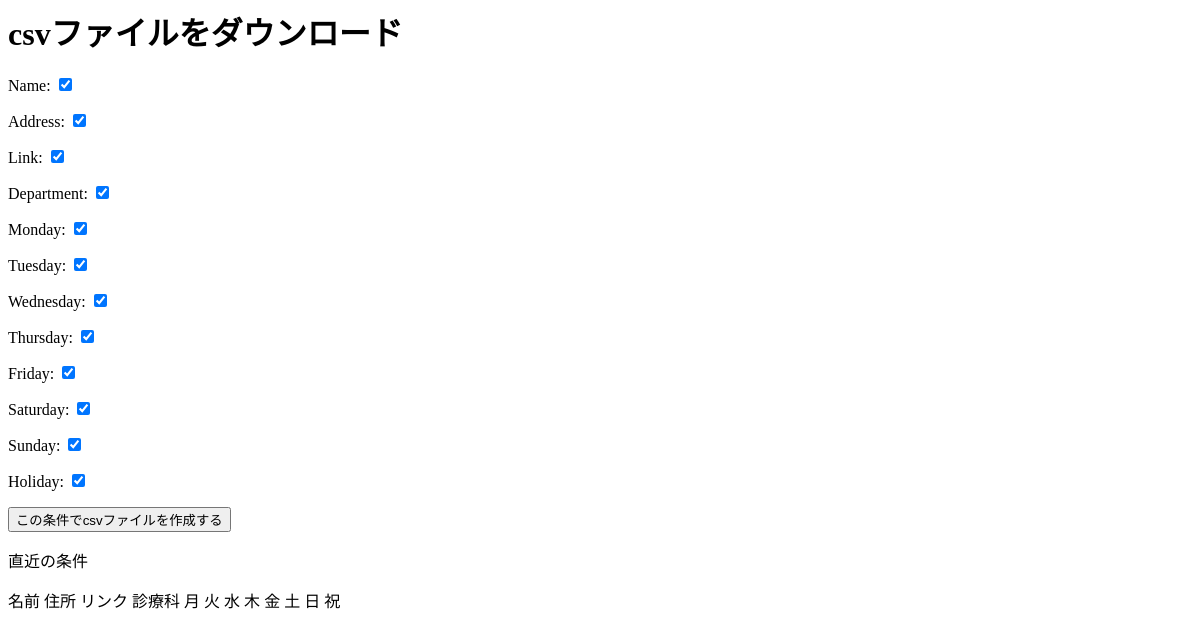
The app's page /, older data.
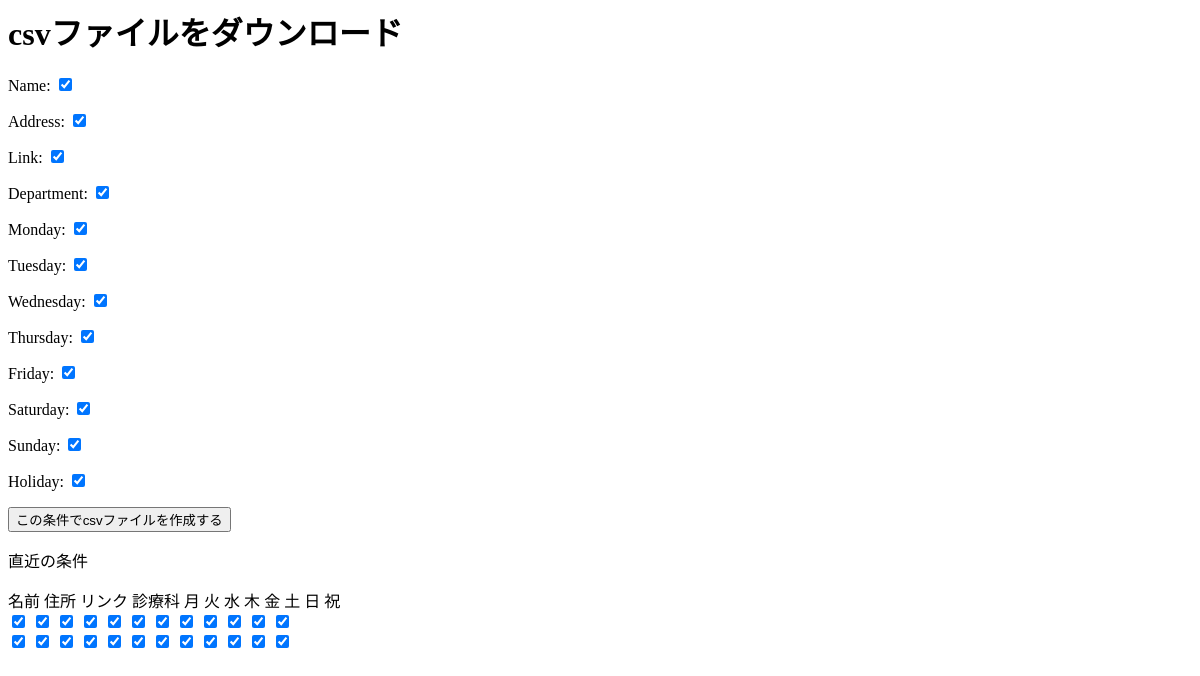
The same page, newer data.
### clinic_scraping/models.py (models this page shows, shortened)
class Condition(models.Model):
  name = models.BooleanField(verbose_name='name',default=True)
  address = models.BooleanField(verbose_name='address',default=True)
  department = models.BooleanField(verbose_name='department',default=True)
  link = models.BooleanField(verbose_name='link',default=True)
  monday = models.BooleanField(verbose_name='monday',default=True)
  tuesday = models.BooleanField(verbose_name='tuesday',default=True)
  wednesday = models.BooleanField(verbose_name='wednesday',default=True)
  thursday = models.BooleanField(verbose_name='thursday',default=True)
  friday = models.BooleanField(verbose_name='friday',default=True)
  saturday = models.BooleanField(verbose_name='saturday',default=True)
  sunday = models.BooleanField(verbose_name='sunday',default=True)
  holiday = models.BooleanField(verbose_name='holiday',default=True)

### clinic_scraping/views.py (the view)
# urls.py: path('', views.scraping, name='index'),
def scraping(request):
    if request.method == 'POST':
        form = ConditionForm(request.POST)
        if form.is_valid():
            condition = form.save()
        base_url = 'https://fdoc.jp/clinic/list/index/rgid/13/?page='
        num = 1
        clinic_lists = []
        while num <= 1:
            url = base_url + str(num)
            print('##################################################')
            print(url)
            print('##################################################')
            num += 1
            time.sleep(3)
            response = requests.get(url)
            response.encoding = response.apparent_encoding
            bs = BeautifulSoup(response.text, 'html.parser')
            clinic_search_list = bs.select('ul.clinic-search-list')
            for search_list in clinic_search_list[0].select('li.list-SearchList_Item'):
                clinic_list = [get_clinic_name(search_list), get_clinic_adress(search_list), get_clinic_department(search_list)]
                for bussines_day in get_bussine_days(search_list):
                    clinic_list.append(bussines_day)
                clinic_lists.append(clinic_list)
        columns = []
        if condition.name:
            columns.append('名前')
        elif condition.address:
            columns.append('住所')
        elif condition.department:
            columns.append('診療所')
        elif condition.monday:
            columns.append('月')
        elif condition.tuesday:
            columns.append('火')
        elif condition.wednesday:
            columns.append('水')
        elif condition.thursday:
            columns.append('木')
        elif condition.friday:
            columns.append('金')
        elif condition.saturday:
            columns.append('土')
        elif condition.sunday:
            columns.append('日')
        elif condition.holiday:
            columns.append('祝')
        df = pd.DataFrame(clinic_lists, columns=['名前', '住所','診療科','月', '火' , '水', '木', '金', '土', '日', '祝'])
        df = df[columns]
        df.to_csv('./clinic.csv',encoding='utf_8_sig')
    else:
        form = ConditionForm()
    conditions = Condition.objects.order_by('-id')[:5]
    return render(request ,'test.html',{'conditions':conditions, "form":form})

### clinic_scraping/forms.py
class ConditionForm(forms.ModelForm):
  class Meta:
    model = Condition
    fields = ('name', 'address', 'link', 'department', 'monday', 'tuesday', 'wednesday', 'thursday', 'friday','saturday', 'sunday', 'holiday')

### templates/test.html
<h1>csvファイルをダウンロード</h1>
<form method="POST">{% csrf_token %}
    {{ form.as_p }}
    <button type="submit">この条件でcsvファイルを作成する</button>
</form>
<p>直近の条件</p>
<label>
    <a>名前</a>
    <a>住所</a>
    <a>リンク</a>
    <a>診療科</a>
    <a>月</a>
    <a>火</a>
    <a>水</a>
    <a>木</a>
    <a>金</a>
    <a>土</a>
    <a>日</a>
    <a>祝</a>
</label>
{% for condition in conditions %}
<div>
    <input type='checkbox', id='name', name='name', {% if condition.name %}checked{% endif %}>
    <input type='checkbox', id='address', name='address', {% if condition.address %}checked{% endif %}>
    <input type='checkbox', id='link', name='link', {% if condition.link %}checked{% endif %}>
    <input type='checkbox', id='department', name='namdepartmente', {% if condition.department %}checked{% endif %}>
    <input type='checkbox', id='monday', name='monday', {% if condition.monday %}checked{% endif %}>
    <input type='checkbox', id='tuesday', name='tuesday', {% if condition.tuesday %}checked{% endif %}>
    <input type='checkbox', id='wednesday', name='wednesday', {% if condition.wednesday %}checked{% endif %}>
    <input type='checkbox', id='thursday', name='thursday', {% if condition.thursday %}checked{% endif %}>
    <input type='checkbox', id='friday', name='friday', {% if condition.friday %}checked{% endif %}>
    <input type='checkbox', id='saturday', name='saturday', {% if condition.saturday %}checked{% endif %}>
    <input type='checkbox', id='sunday', name='sunday', {% if condition.sunday %}checked{% endif %}>
    <input type='checkbox', id='holiday', name='holiday', {% if condition.holiday %}checked{% endif %}>
</div>
{% endfor%}

Row changes from the older to the newer data that the page shows:
added Condition: name "☑", address "☑", link "☑", department "☑", monday "☑", tuesday "☑", wednesday "☑", thursday "☑", friday "☑", saturday "☑", sunday "☑", holiday "☑"
added Condition: name "☑", address "☑", link "☑", department "☑", monday "☑", tuesday "☑", wednesday "☑", thursday "☑", friday "☑", saturday "☑", sunday "☑", holiday "☑"
